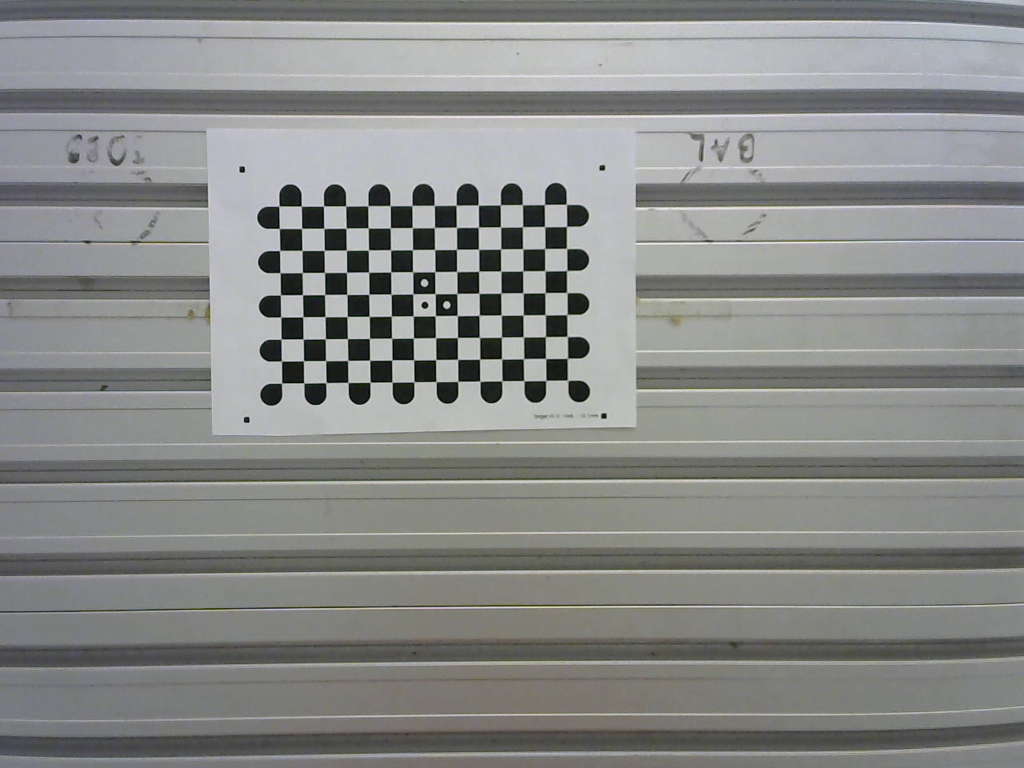
#> input picture elorobot/A.png, 2048 x 1536 px (shown at 1/2 size); its folder holds 5 pictures in this run
$ python main.py
#> lines starting #> are read from the running program, lines starting #| are printed output that depends on the picture; after the words box and inside, x2 and y2 are one past the last pixel; in counts of white or black regions, pixels touching at a corner belong together
### elorobot/pose_estimation.py
import cv2
import cv2 as cv
import numpy as np
import glob
from scipy.spatial.transform import Rotation as R

CHECKERBOARD_WIDTH = 14
CHECKERBOARD_HEIGHT = 9
SQUARE_SIZE = 11
criteria = (cv.TERM_CRITERIA_EPS + cv.TERM_CRITERIA_MAX_ITER, 30, 0.001)


def objpgen(middle):
    objp = np.zeros((CHECKERBOARD_HEIGHT * CHECKERBOARD_WIDTH, 3), np.float32)
    objp[:, :2] = np.mgrid[0:CHECKERBOARD_HEIGHT, 0:CHECKERBOARD_WIDTH].T.reshape(-1, 2)

    if middle:
        for i in range(len(objp)):
            objp[i][0] -= (CHECKERBOARD_HEIGHT - 1) / 2
            objp[i][1] -= (CHECKERBOARD_WIDTH - 1) / 2

    objp *= SQUARE_SIZE
    return objp


def prepareimage(img):
    lwr = np.array([0, 0, 9])
    upr = np.array([255, 200, 100])
    hsv = cv.cvtColor(img, cv.COLOR_BGR2HSV)
    msk = cv.inRange(hsv, lwr, upr)

    # Élsimítás hozzáadása
    msk = cv.GaussianBlur(msk, (9, 9), 0)

    # Kernel méretének növelése
    krn = cv.getStructuringElement(cv.MORPH_RECT, (70, 50))

    # Dilatáció iterációinak növelése
    dlt = cv.dilate(msk, krn, iterations=10)
    res = 255 - cv.bitwise_and(dlt, msk)
    return np.uint8(res)


# === CALIBRATE CAMERA ============================================================================

def calibrate(middle):
    # Prepare object points
    objp = objpgen(middle)

    # Arrays to store object points and image points from all the images.
    objpoints = []  # 3d point in real world space
    imgpoints = []  # 2d points in image plane.

    images = [img for img in glob.glob('*.png') if not img.startswith('~')]
    # Process the images
    for fname in images:
        img = cv.imread(fname)
        imgbw = prepareimage(img)
        # Find the chess board corners
        ret, corners = cv.findChessboardCornersSB(imgbw, (CHECKERBOARD_HEIGHT, CHECKERBOARD_WIDTH), None)
        # If found, add object points, image points (after refining them)
        if ret:
            objpoints.append(objp)
            imgpoints.append(corners)
        else:
            print(fname)
            imgbw= cv2.resize(imgbw,(1024,768))
            img= cv2.resize(img,(1024,768))
            cv.imshow(fname,imgbw)
            cv.imshow("asd",img)
            cv.waitKey()

    # Obtain camera parameters
    ret, mtx, dist, rvecs, tvecs = cv.calibrateCamera(objpoints, imgpoints, imgbw.shape[::-1], None, None)

    for idx, vec in enumerate(tvecs):
        tvecs[idx][2] = vec[2]#*1.8671108741


    return ret, mtx, dist, rvecs, tvecs


# === FIND POSE OF TARGETS ===========================================================================
def findpose(middle, camerat, camerar):
    rvecsarray = []
    tvecsarray = []
    R_gripper2base = []
    T_gripper2base = []

    ret, mtx, dist, rvecs, tvecs = calibrate(middle)
    # Prepare object points
    objp = objpgen(middle)

    images = [img for img in glob.glob('*.png') if not img.startswith('~')]
    for idx, fname in enumerate(images):
        img = cv.imread(fname)
        imgbw = prepareimage(img)
        ret, corners = cv.findChessboardCornersSB(imgbw, (CHECKERBOARD_HEIGHT, CHECKERBOARD_WIDTH), None)
        if ret:

            corners2 = cv.cornerSubPix(imgbw, corners, (11, 11), (-1, -1), criteria)
            # Find the rotation and translation vectors.
            ret, rvecs, tvecs = cv.solvePnP(objp, corners2, mtx, dist)
            tvecs[2] = tvecs[2]#*1.8671108741
            '''
            if not middle:
                img = cv.drawFrameAxes(img, mtx, None, rvecs, tvecs, SQUARE_SIZE, 3)
                cv.imshow('Pose', img)
                cv.waitKey()
            '''


            R_gripper2base.append(np.array([[camerar[idx][0], camerar[idx][1], camerar[idx][2]],
                                            [camerar[idx][3], camerar[idx][4], camerar[idx][5]],
                                            [camerar[idx][6], camerar[idx][7], camerar[idx][8]]]))
            T_gripper2base.append(np.array([[camerat[idx][0]], [camerat[idx][1]], [camerat[idx][2]]]))

            rmatrix, _ = cv.Rodrigues(rvecs, np.eye(3))
            rvecsarray.append(rmatrix)
            tvecsarray.append(tvecs)

    R_cam2gripper, t_cam2gripper = cv.calibrateHandEye(R_gripper2base, T_gripper2base,
                                                       rvecsarray, tvecsarray)
    return mtx, dist, R_cam2gripper, t_cam2gripper


def worldposecalc(fname, middle, mtx, dist, R_base2gripper, t_base2gripper, R_cam2gripper, t_cam2gripper):
    objp = objpgen(middle)

    R_base2gripper = np.array([[R_base2gripper[0], R_base2gripper[1], R_base2gripper[2]],
                               [R_base2gripper[3], R_base2gripper[4], R_base2gripper[5]],
                               [R_base2gripper[6], R_base2gripper[7], R_base2gripper[8]]])

    t_base2gripper = np.array([[t_base2gripper[0]], [t_base2gripper[1]], [t_base2gripper[2]]])

    img = cv.imread(fname)
    imgbw = prepareimage(img)
    ret, corners = cv.findChessboardCornersSB(imgbw, (CHECKERBOARD_HEIGHT, CHECKERBOARD_WIDTH), None)

    if not ret:
        print("Nem található a checkerboard.")
        return

    corners2 = cv.cornerSubPix(imgbw, corners, (11, 11), (-1, -1), criteria)
    # Find the rotation and translation vectors.
    ret, R_object2cam, t_object2cam = cv.solvePnP(objp, corners2, mtx, dist)
    #t_object2cam[2] *= 1.8671108741


    R_object2cam, _ = cv.Rodrigues(R_object2cam, np.eye(3))

    base2gripper = np.column_stack((R_base2gripper, t_base2gripper))
    base2gripper = np.vstack((base2gripper, [0, 0, 0, 1]))

    cam2gripper = np.column_stack((R_cam2gripper, t_cam2gripper))
    cam2gripper = np.vstack((cam2gripper, [0, 0, 0, 1]))

    object2cam = np.column_stack((R_object2cam, t_object2cam))
    object2cam = np.vstack((object2cam, [0, 0, 0, 1]))

    base2object = np.dot(base2gripper, np.dot(cam2gripper, object2cam))

    print("base to gripper:")
    print(t_base2gripper)
    print(R.from_matrix(R_base2gripper).as_euler('xyz',degrees=True))
    print("cam to gripper:")
    print(t_cam2gripper)
    print(R.from_matrix(R_cam2gripper).as_euler('xyz',degrees=True))
    print("Object to cam:")
    print(t_object2cam)
    print(R.from_matrix(R_object2cam).as_euler('xyz',degrees=True))


    R_base2object = base2object[:3, :3].flatten().tolist()
    t_base2object = base2object[:3, 3].tolist()
    return R_base2object, t_base2object

### elorobot/main.py
import numpy as np
import pose_estimation
from scipy.spatial.transform import Rotation as R
'''
    CONST robtarget HOME:=[[465,0,577],[0.5,0.5,-0.5,-0.5],[0,0,0,0],[9E+09,9E+09,9E+09,9E+09,9E+09,9E+09]];
    CONST robtarget Target_10:=[[525.6230202,0,577.000009295],[0.500000007,0.499999993,-0.499999993,-0.500000007],[0,0,0,0],[9E+09,9E+09,9E+09,9E+09,9E+09,9E+09]];
    CONST robtarget Target_20:=[[402.859091557,0,577.000005921],[0.500000011,0.499999989,-0.499999989,-0.500000011],[0,0,0,0],[9E+09,9E+09,9E+09,9E+09,9E+09,9E+09]];
    CONST robtarget Target_30:=[[465.00000855,36.398472443,577.000007438],[0.499999999,0.500000001,-0.500000001,-0.499999999],[0,0,0,0],[9E+09,9E+09,9E+09,9E+09,9E+09,9E+09]];
    CONST robtarget Target_40:=[[465.000008682,-52.389891706,577.000007427],[0.499999999,0.500000001,-0.500000001,-0.499999999],[-1,0,-1,0],[9E+09,9E+09,9E+09,9E+09,9E+09,9E+09]];
    CONST robtarget Target_50:=[[465.000014898,-0.000003285,577.000008282],[0.65328146,0.653281474,-0.270598105,-0.27059807],[-1,0,-1,0],[9E+09,9E+09,9E+09,9E+09,9E+09,9E+09]];
    CONST robtarget Target_60:=[[465.000013758,-0.000003259,689.603668819],[0.653281461,0.653281472,-0.270598102,-0.270598074],[-1,0,-1,0],[9E+09,9E+09,9E+09,9E+09,9E+09,9E+09]];
    CONST robtarget Target_70:=[[464.999903399,-0.000084278,654.013225354],[0.549775436,0.549775145,-0.444687495,-0.444687859],[-1,0,-1,0],[9E+09,9E+09,9E+09,9E+09,9E+09,9E+09]];
    CONST robtarget Target_80:=[[465.000017469,0,518.588114055],[0.499999984,0.500000016,-0.500000016,-0.499999984],[0,0,0,0],[9E+09,9E+09,9E+09,9E+09,9E+09,9E+09]];
    CONST robtarget Target_90:=[[223.720519822,0,577.000022344],[0.40702917,0.578210389,-0.578210389,-0.40702917],[-1,0,-1,0],[9E+09,9E+09,9E+09,9E+09,9E+09,9E+09]];
    CONST robtarget Target_100:=[[465.000006784,-131.288498433,577.000006137],[0.438979373,0.554343859,-0.438979366,-0.554343857],[-1,0,-1,0],[9E+09,9E+09,9E+09,9E+09,9E+09,9E+09]];
    CONST robtarget Target_110:=[[465.000012801,119.17600901,577.000007996],[0.630657968,0.531203949,-0.430896624,-0.366634684],[0,-1,-1,0],[9E+09,9E+09,9E+09,9E+09,9E+09,9E+09]];
masodik
'''

'''
  CONST robtarget Target_10:=[[465,0,400],[0.5,0.5,-0.5,-0.5],[0,0,0,0],[9E+09,9E+09,9E+09,9E+09,9E+09,9E+09]];
    CONST robtarget Target_20:=[[465.0000113,-30.243250045,399.999992152],[0.499999993,0.500000007,-0.500000008,-0.499999992],[-1,0,-1,0],[9E+09,9E+09,9E+09,9E+09,9E+09,9E+09]];
    CONST robtarget Target_30:=[[465.000009972,52.492724239,399.99998658],[0.499999987,0.500000013,-0.50000001,-0.49999999],[0,0,0,0],[9E+09,9E+09,9E+09,9E+09,9E+09,9E+09]];
    CONST robtarget Target_40:=[[508.088540285,52.492721365,399.99999094],[0.499999983,0.500000017,-0.500000013,-0.499999987],[0,0,0,0],[9E+09,9E+09,9E+09,9E+09,9E+09,9E+09]];
    CONST robtarget Target_50:=[[429.270501694,-23.499479351,399.999985302],[0.500000011,0.499999989,-0.499999988,-0.500000012],[-1,0,-1,0],[9E+09,9E+09,9E+09,9E+09,9E+09,9E+09]];
    harmadik
'''
'''
    [[465,0,577],[0.5,0.5,-0.5,-0.5]], #home
    [[566.377400345,0,577.000009604],[0.499999899,0.500000101,-0.500000101,-0.499999899]],
    [[566.377406182,160.580599277,577.000000982],[0.546919037,0.546919266,-0.448195856,-0.448195669]],
    [[566.377402801,-168.242098528,577.000013095],[0.499999892,0.500000112,-0.500000113,-0.499999883]], #3 szar
    [[566.377398164,-168.242097338,690.303019159],[0.499999893,0.500000103,-0.500000108,-0.499999896]],
    [[629.132835436,62.027131383,634.578231843],[0.433730773,0.558460042,-0.558460042,-0.433730769]], # 5 szar
    [[511.852684061,62.027131061,517.887161496],[0.499999894,0.500000106,-0.500000106,-0.499999894]],
    [[569.073014615,62.027176419,517.887163124],[0.640514914,0.640515075,-0.299567303,-0.299567214]],
    [[569.073021988,62.027173462,656.092863787],[0.640514909,0.640515092,-0.299567307,-0.299567182]],
    [[578.88650006,17.504390595,667.6077697],[0.705317705,0.705318,-0.050266568,-0.050266558]],
    [[464.999998087,-204.422914887,646.551359567],[0.345009309,0.61722652,-0.345009313,-0.617226518]],
    [[325.686415838,0,577.00000955],[0.30755358,0.636718773,-0.636718773,-0.30755358]]
    elso
'''


elotargets = [
    [[566.377400345,0,577.000009604],[0.499999899,0.500000101,-0.500000101,-0.499999899]],
    [[566.377406182,160.580599277,577.000000982],[0.546919037,0.546919266,-0.448195856,-0.448195669]],
    [[566.377398164,-168.242097338,690.303019159],[0.499999893,0.500000103,-0.500000108,-0.499999896]],
    [[511.852684061,62.027131061,517.887161496],[0.499999894,0.500000106,-0.500000106,-0.499999894]],
    [[569.073014615,62.027176419,517.887163124],[0.640514914,0.640515075,-0.299567303,-0.299567214]],
    [[569.073021988,62.027173462,656.092863787],[0.640514909,0.640515092,-0.299567307,-0.299567182]],
    [[578.88650006,17.504390595,667.6077697],[0.705317705,0.705318,-0.050266568,-0.050266558]],
    [[464.999998087,-204.422914887,646.551359567],[0.345009309,0.61722652,-0.345009313,-0.617226518]],
    [[325.686415838,0,577.00000955],[0.30755358,0.636718773,-0.636718773,-0.30755358]]
]

#print(R.from_quat([0.499999899, 0.500000101, -0.500000101, -0.499999899]).as_matrix())

poses = []
rots = []

for target in elotargets:
    poses.append(target[0])
    rots.append(R.from_quat(target[1]).as_matrix().flatten().tolist())


demo_positions = [
    [0.465, 0.0005, 0.5768],
    [0.465, 0.0005, 0.6641],
    [0.465, 0.0005, 0.5144],
    [0.4651, -0.089, 0.5765],
    [0.4651, -0.0578, 0.5765],
    [0.4651, 0.0477, 0.5765],
    [0.4651, 0.0633, 0.5765],
    [0.4814, 0.0003, 0.5765],
    [0.4376, 0.0003, 0.5765],
    [0.4376, 0.0628, 0.5765],
    [0.4466, -0.0827, 0.5765],
    [0.4729, -0.0827, 0.5765],
    [0.4729, 0.059, 0.5765],
    [0.4856, -0.0853, 0.7126],
 ]

#for idx,foo in enumerate(demo_positions):
#    demo_positions[idx] = [foo[2],foo[1],foo[0]]
#XYZ
demo_rotations = [
    [-1, 0, 0, 0, 1, 0, 0, 0, -1], #A
    [-1, 0, 0, 0, 1, 0, 0, 0, -1], #b
    [-1, 0, 0, 0, 1, 0, 0, 0, -1], #c
    [-1, 0, 0, 0, 1, 0, 0, 0, -1], #d
    [-1, 0, 0, 0, 1, 0, 0, 0, -1], #e
    [-1, 0, 0, 0, 1, 0, 0, 0, -1], #f
    [-1, 0, 0, 0, 1, 0, 0, 0, -1], #g
    [-1, 0, 0, 0, 1, 0, 0, 0, -1], #h
    [-1, 0, 0, 0, 1, 0, 0, 0, -1], #i
    [-1, 0, 0, 0, 1, 0, 0, 0, -1], #j
    [-1, 0, 0, 0, 1, 0, 0, 0, -1], #k
    [-1, 0, 0, 0, 1, 0, 0, 0, -1], #l
    [-1, 0, 0, 0, 1, 0, 0, 0, -1], #m
    [-0.7071068, 0.7071068, -0.0000000,
0.7071068, 0.7071068, -0.0000000,
0.0000000, -0.0000000, -1.0000000]

 ]
#zyx
demo_rotations2 = [
    [0, 0, -1, -1, 0, 0, 0, 1, 0],
    [0, 0, -1, -1, 0, 0, 0, 1, 0],
    [0, 0, -1, -1, 0, 0, 0, 1, 0],
    [0, 0, -1, -1, 0, 0, 0, 1, 0],
    [0, 0, -1, -1, 0, 0, 0, 1, 0],
    [0, 0, -1, -1, 0, 0, 0, 1, 0],
    [0, 0, -1, -1, 0, 0, 0, 1, 0],
    [0, 0, -1, -1, 0, 0, 0, 1, 0],
    [0, 0, -1, -1, 0, 0, 0, 1, 0],
    [0, 0, -1, -1, 0, 0, 0, 1, 0],
    [0, 0, -1, -1, 0, 0, 0, 1, 0],
    [0, 0, -1, -1, 0, 0, 0, 1, 0],
    [0, 0, -1, -1, 0, 0, 0, 1, 0],
    [0, 0, -1, -1, 0, 0, 0, 1, 0],
    [0, 0, -1, -1, 0, 0, 0, 1, 0],
    [0, 0, -1, -1, 0, 0, 0, 1, 0],
    [0, 0, -1, -1, 0, 0, 0, 1, 0],
    [0, 0, -1, -1, 0, 0, 0, 1, 0],
    [0, 0, -1, -1, 0, 0, 0, 1, 0],
    [0.7071068,  0.0000000,  -0.7071068, -0.7071068,  0.0000000, -0.7071068, -0.0000000,  1.0000000,  0.0000000]
 ]


mtx, dist, R_cam2gripper, t_cam2gripper = pose_estimation.findpose(True, poses, rots)
#> in calibrate, img is the input picture: shape (1536, 2048, 3); mean B, G, R 135.9, 137.2, 136.2
#> in prepareimage, `msk = cv.inRange(hsv, lwr, upr)`:
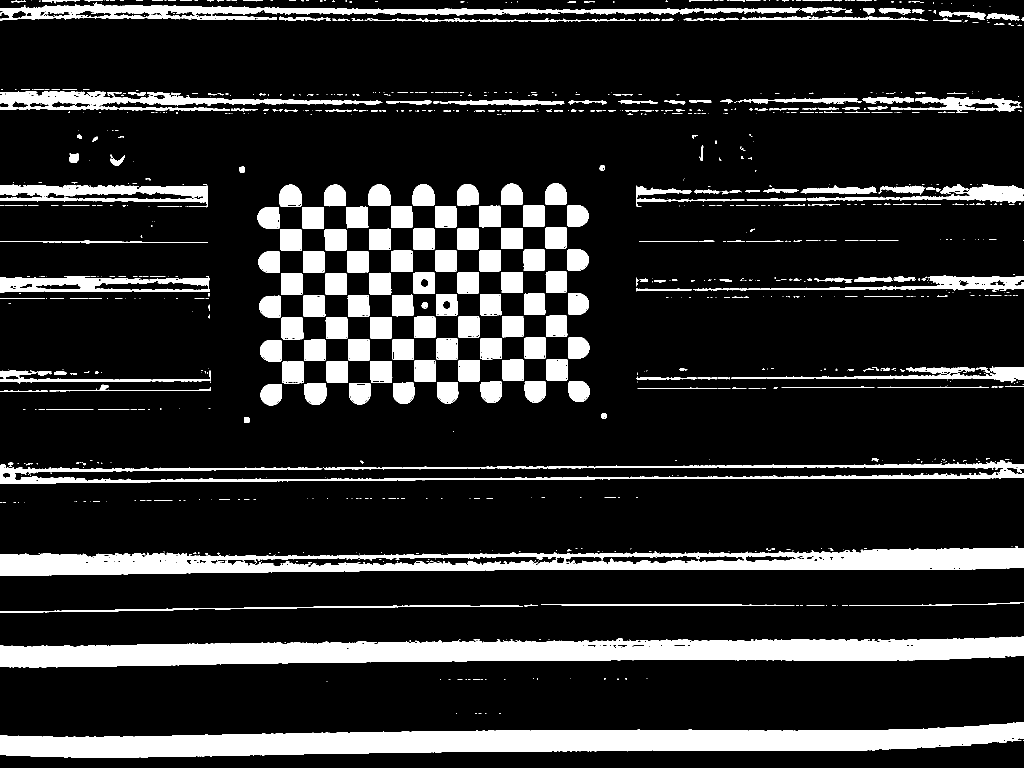
#> msk: shape (1536, 2048) (shown at 1/2 size); 15.4% white; 1156 white regions (841 under 20 px), largest, box (x1, y1, x2, y2) and area: (0, 1444, 2048, 1515) 83803, (0, 1272, 2048, 1335) 81613, (0, 1096, 2048, 1152) 60498
#> in prepareimage, `res = 255 - cv.bitwise_and(dlt, msk)`:
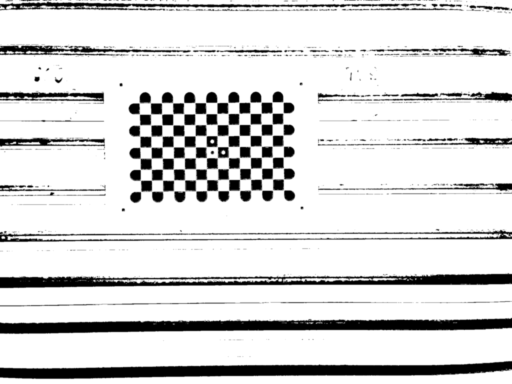
#> res: shape (1536, 2048) (shown at 1/4 size); min 0, max 255, mean 215.7
#> in calibrate, `ret, corners = cv.findChessboardCornersSB(imgbw, (CHECKERBOARD_HEIGHT,..`: ret = True; corners = 126 rows, first 8: [1133.3, 409.3], [1133.3, 453.4], [1133.3, 497.2], [1133.6, 541.2], [1134.1, 585.4], [1134.4, 629.4], [1134.8, 673.3], [1135.5, 716.8]

R_base2object, t_base2object = pose_estimation.worldposecalc("~0.png", True, mtx, dist, rots[0],
                                                             poses[0], R_cam2gripper, t_cam2gripper)
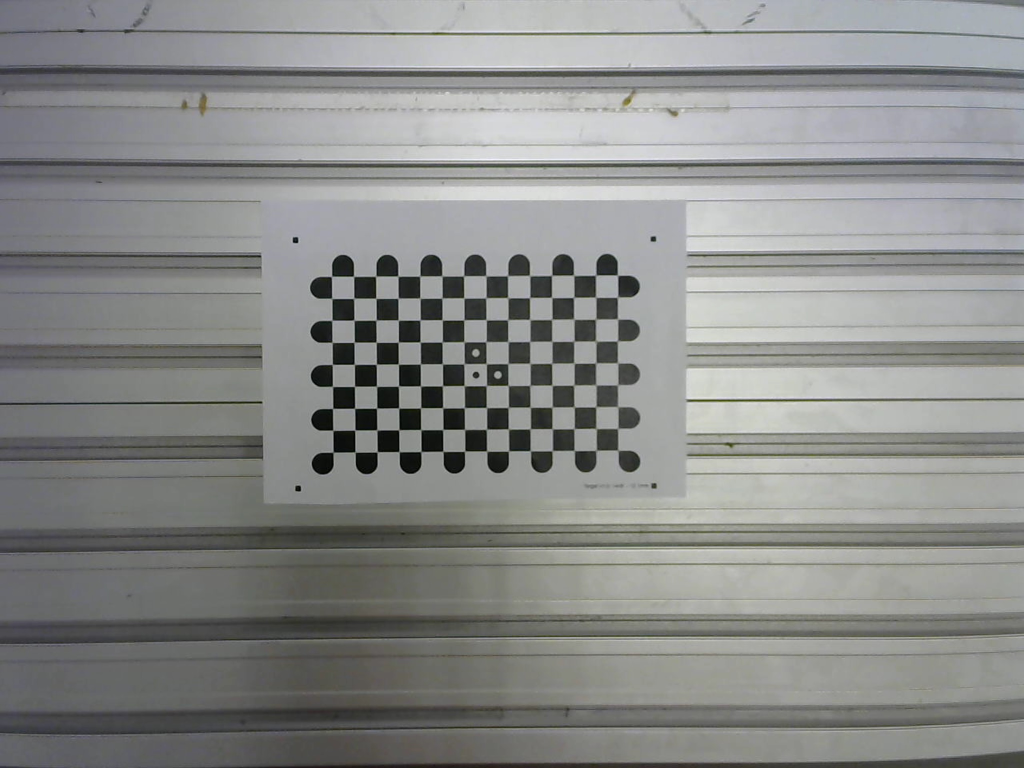
#> input picture elorobot/~0.png, 2048 x 1536 px (shown at 1/2 size)
#> in worldposecalc, img is the input picture: shape (1536, 2048, 3); mean B, G, R 136.8, 138.3, 137.1
#> in prepareimage (call 9), `msk = cv.inRange(hsv, lwr, upr)`:
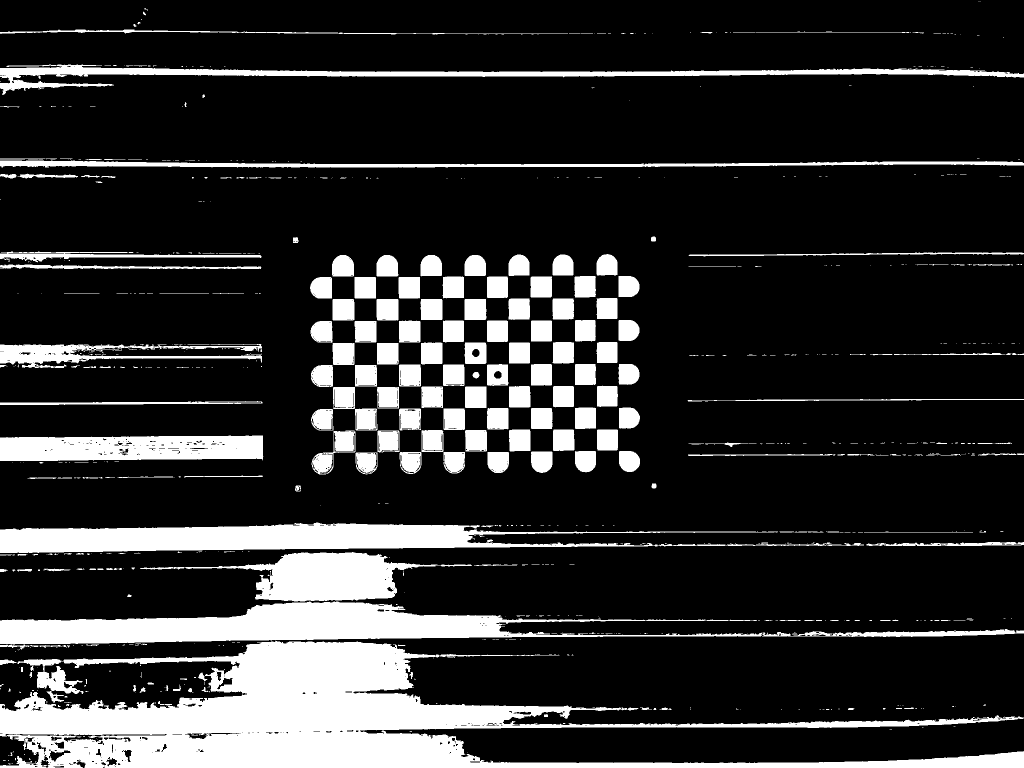
#> msk: shape (1536, 2048) (shown at 1/2 size); 17.9% white; 826 white regions (574 under 20 px), largest, box (x1, y1, x2, y2) and area: (0, 1282, 2048, 1536) 191591, (0, 1203, 2048, 1289) 62553, (0, 1045, 1652, 1106) 49556
#> in prepareimage (call 9), `res = 255 - cv.bitwise_and(dlt, msk)`:
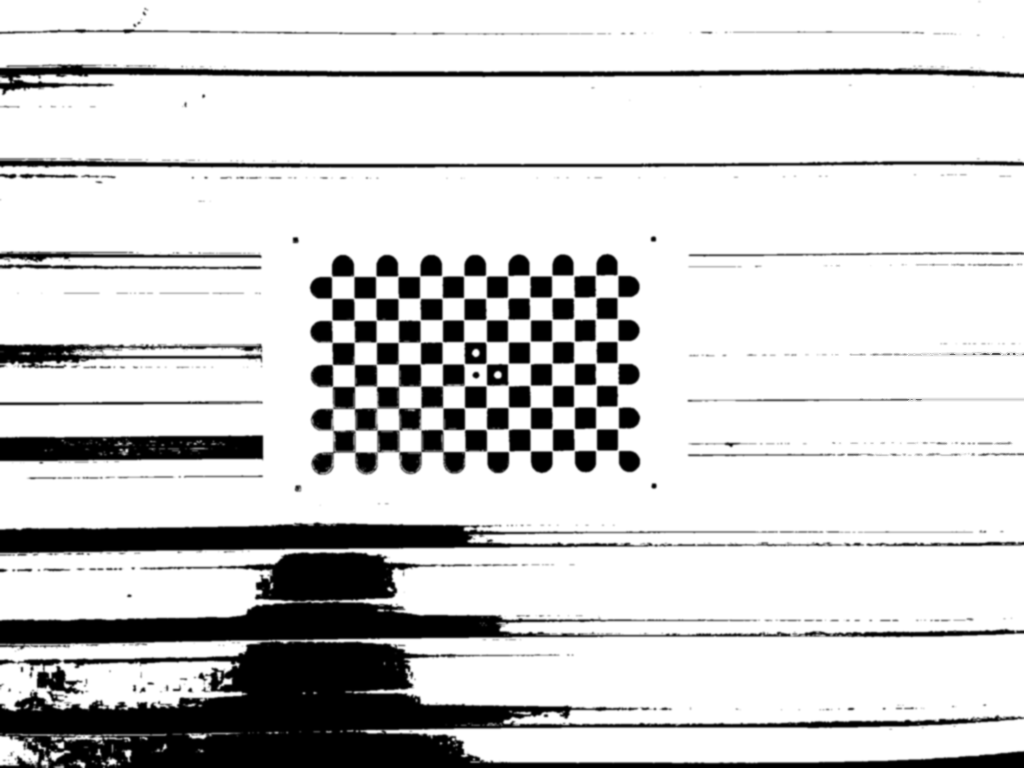
#> res: shape (1536, 2048) (shown at 1/2 size); min 0, max 255, mean 209.5
print(t_base2object)
'''
mtx, dist, R_cam2gripper, t_cam2gripper = pose_estimation.findpose(False, demo_positions, demo_rotations)

R_base2object, t_base2object = pose_estimation.worldposecalc("~0.png", False, mtx, dist, demo_rotations[0],
                                                             demo_positions[0], R_cam2gripper, t_cam2gripper)
print(t_base2object)

mtx, dist, R_cam2gripper, t_cam2gripper = pose_estimation.findpose(True, demo_positions, demo_rotations2)

R_base2object, t_base2object = pose_estimation.worldposecalc("~0.png", True, mtx, dist, demo_rotations2[0],
                                                             demo_positions[0], R_cam2gripper, t_cam2gripper)
print(t_base2object)

mtx, dist, R_cam2gripper, t_cam2gripper = pose_estimation.findpose(False, demo_positions, demo_rotations2)

R_base2object, t_base2object = pose_estimation.worldposecalc("~0.png", False, mtx, dist, demo_rotations2[0],
                                                             demo_positions[0], R_cam2gripper, t_cam2gripper)
print(t_base2object)
'''
